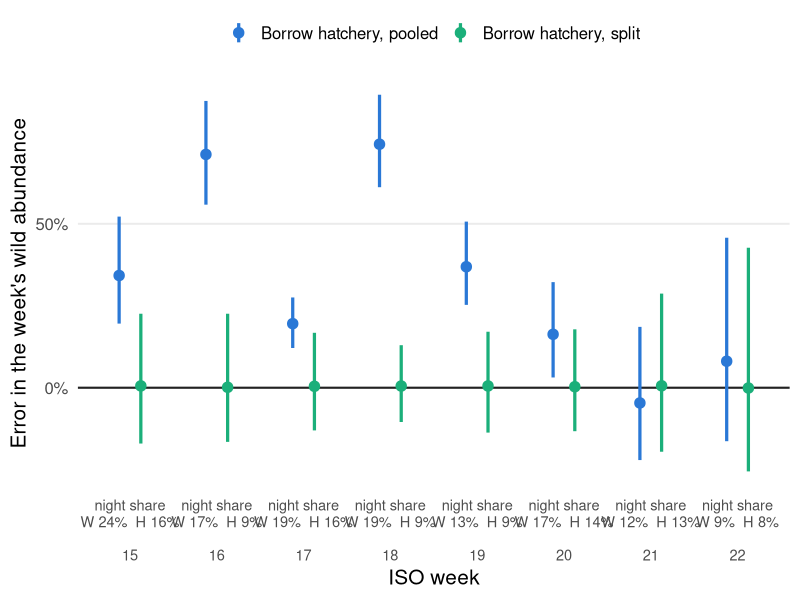

This chart was generated by the following R code:
# Borrowing hatchery GE: pooled vs split by day and night
# Run from the repository root: Rscript 07a_day_night_closed_form.R
# Plain R plus ggplot2 >= 3.4.0; no JAGS needed for this example.
#
# This reproduces the talk's "What Splitting Buys" figure. MY2025 PIT counts
# set synthetic arrival numbers, timing, and hatchery day/night guidance.
# They are calibration inputs, not known biological truth. We deliberately
# assign both rears identical day GE, night GE, GRS detection, and nonguided
# GOJ recovery; only their night shares differ. Within each week, detection
# and recovery are constant across day/night and GRS-read/missed fish.
#
# Each simulation redraws detections and estimates GE, detection, and timing
# in closed form. GOJ recovery is a fixed simulation input, not estimated.
# We compare COMPLETE borrowing, not the partial pooling in lesson 06:
#   pooled: wild borrows hatchery's pooled weekly GE
#   split: wild borrows hatchery's day/night GE and uses its own night share
#
# Error = true wild GE / borrowed GE - 1, with expected catch held fixed.
# This isolates error from GE borrowing. It omits trap-catch, composition,
# and genetic uncertainty. Synthetic tagged-arrival counts also weight the
# synthetic season total; they are not measured whole-run weekly abundance.
# Points are median errors, bars the middle 90% ACROSS simulated seasons.
# They are not confidence/credible intervals from one fitted data set.
#
# Failed overlap estimates NEVER receive the known simulation probability.
# Both methods use the same valid weeks; season comparisons require all
# weeks to be valid. Failures are reported, including their causes. Summaries
# are conditional on successful estimation, which matters for sparse trials.

# 1. Observed calibration inputs ----
borrow_inputs <- function() {
  wk <- data.frame(
    week = 15:22,
    H.Gd = c(121, 101, 137, 145, 96, 127, 6, 5),
    H.Gn = c(287, 394, 829, 498, 497, 456, 72, 48),
    H.Sd = c(4631, 9373, 17284, 13641, 8478, 3204, 1781, 1844),
    H.Sn = c(742, 665, 2673, 1159, 617, 326, 213, 137),
    H.p = c(.42391, .58363, .63397, .55235, .45013, .41516, .72059, .48571),
    W.Gd = c(8, 3, 3, 9, 2, 16, 2, 2),
    W.Gn = c(19, 40, 23, 83, 48, 83, 27, 28),
    W.Sd = c(122, 226, 303, 732, 425, 327, 418, 453),
    W.Sn = c(32, 28, 60, 132, 51, 47, 48, 32),
    W.p = c(.36364, .42857, .53659, .46154, .26154, .22857, .38889, .39048))
  for (r in c("H", "W")) {
    wk[[paste0(r, ".Nd")]] <- wk[[paste0(r, ".Gd")]] + wk[[paste0(r, ".Sd")]] / wk[[paste0(r, ".p")]]
    wk[[paste0(r, ".Nn")]] <- wk[[paste0(r, ".Gn")]] + wk[[paste0(r, ".Sn")]] / wk[[paste0(r, ".p")]]
  }
  wk$ge.d <- wk$H.Gd / wk$H.Nd
  wk$ge.n <- wk$H.Gn / wk$H.Nn
  wk$p.true <- wk$H.p
  wk$aW <- wk$W.Nn / (wk$W.Nd + wk$W.Nn)
  wk$aH <- wk$H.Nn / (wk$H.Nd + wk$H.Nn)
  wk$NW <- round(wk$W.Nd + wk$W.Nn)
  wk$NH <- round(wk$H.Nd + wk$H.Nn)
  wk
}

# 2. Closed-form estimation from observable counts only ----
# No truth parameter is accepted by this function.
estimate_borrow_rear <- function(Gd, Gn, Sd, Sn, c4, c5) {
  counts <- c(Gd, Gn, Sd, Sn, c4, c5)
  stopifnot(length(counts) == 6L, all(is.finite(counts)),
            all(counts >= 0), all(counts == floor(counts)), c4 <= Sd + Sn)
  fail <- function(reason) list(ok = FALSE, reason = reason,
                                ge.d = NA_real_, ge.n = NA_real_, a = NA_real_, pool = NA_real_)
  if (c4 + c5 == 0) return(fail("no GOJ recoveries"))
  if (c4 == 0) return(fail("no GRS-GOJ overlap"))
  p.hat <- c4 / (c4 + c5)
  Nd.hat <- Gd + Sd / p.hat
  Nn.hat <- Gn + Sn / p.hat
  if (Nd.hat <= 0 || Nn.hat <= 0) return(fail("empty day/night sample"))
  list(ok = TRUE, reason = "ok", ge.d = Gd / Nd.hat, ge.n = Gn / Nn.hat,
       a = Nn.hat / (Nd.hat + Nn.hat), pool = (Gd + Gn) / (Nd.hat + Nn.hat))
}

simulate_borrow_rear <- function(N, a, ge.d, ge.n, p, phi) {
  stopifnot(length(N) == 1L, is.finite(N), N >= 1, N == floor(N),
            all(is.finite(c(a, ge.d, ge.n, p, phi))),
            all(c(a, ge.d, ge.n, p, phi) >= 0), all(c(a, ge.d, ge.n, p, phi) <= 1))
  Nn <- rbinom(1, N, a); Nd <- N - Nn
  Gd <- rbinom(1, Nd, ge.d); Gn <- rbinom(1, Nn, ge.n)
  ngd <- Nd - Gd; ngn <- Nn - Gn
  Sd <- rbinom(1, ngd, p); Sn <- rbinom(1, ngn, p)
  # Independent recovery given nonguided passage: the identifying assumption.
  c4 <- rbinom(1, Sd + Sn, phi)
  c5 <- rbinom(1, ngd + ngn - Sd - Sn, phi)
  estimate_borrow_rear(Gd, Gn, Sd, Sn, c4, c5)
}

# 3. Paired comparisons over synthetic seasons ----
run_borrow_simulation <- function(wk = borrow_inputs(), n.sims = 2000L,
                                  seed = 2025L, phi = 123 / 3785) {
  stopifnot(n.sims >= 1, n.sims == floor(n.sims), nrow(wk) > 0,
            all(wk$NW > 0), all(wk$NH > 0))
  # Fix the RNG algorithms as well as the seed for reproducible figures.
  RNGkind("Mersenne-Twister", "Inversion", "Rejection")
  set.seed(seed)
  truth <- (1 - wk$aW) * wk$ge.d + wk$aW * wk$ge.n
  stopifnot(all(truth > 0))
  weekly <- vector("list", n.sims)
  season <- data.frame(simulation = seq_len(n.sims), pooled = NA_real_, split = NA_real_)
  for (i in seq_len(n.sims)) {
    out <- data.frame(simulation = i, week = wk$week, pooled = NA_real_, split = NA_real_,
                      valid = FALSE, hatchery.reason = "ok", wild.reason = "ok", pair.reason = "ok")
    for (j in seq_len(nrow(wk))) {
      h <- simulate_borrow_rear(wk$NH[j], wk$aH[j], wk$ge.d[j], wk$ge.n[j], wk$p.true[j], phi)
      w <- simulate_borrow_rear(wk$NW[j], wk$aW[j], wk$ge.d[j], wk$ge.n[j], wk$p.true[j], phi)
      out$hatchery.reason[j] <- h$reason
      out$wild.reason[j] <- w$reason
      if (!h$ok || !w$ok) { out$pair.reason[j] <- "rear estimation failed"; next }
      borrowed <- c(pooled = h$pool, split = (1 - w$a) * h$ge.d + w$a * h$ge.n)
      if (any(!is.finite(borrowed)) || any(borrowed <= 0)) {
        out$pair.reason[j] <- "zero or nonfinite borrowed GE"
        next
      }
      out[j, c("pooled", "split")] <- as.list(truth[j] / borrowed - 1)
      out$valid[j] <- TRUE
    }
    weekly[[i]] <- out
    if (all(out$valid)) {
      season$pooled[i] <- sum(wk$NW * (1 + out$pooled)) / sum(wk$NW) - 1
      season$split[i] <- sum(wk$NW * (1 + out$split)) / sum(wk$NW) - 1
    }
  }
  list(inputs = wk, weekly = do.call(rbind, weekly), season = season,
       n.sims = n.sims, seed = seed, phi = phi)
}

summarize_borrow_simulation <- function(result) {
  weekly <- result$weekly
  rows <- list(); k <- 0L
  for (week in result$inputs$week) for (method in c("pooled", "split")) {
    x <- weekly[weekly$week == week & weekly$valid, method]
    q <- if (length(x)) quantile(x, c(.05, .5, .95), names = FALSE) else rep(NA_real_, 3)
    k <- k + 1L
    rows[[k]] <- data.frame(week = week, method = method, n = length(x),
                           lo = q[1], median = q[2], hi = q[3])
  }
  valid <- is.finite(result$season$pooled) & is.finite(result$season$split)
  seasons <- do.call(rbind, lapply(c("pooled", "split"), function(method) {
    x <- result$season[valid, method]
    q <- if (length(x)) quantile(x, c(.05, .5, .95), names = FALSE) else rep(NA_real_, 3)
    data.frame(method = method, n = length(x), lo = q[1], median = q[2], hi = q[3])
  }))
  reasons <- do.call(rbind, lapply(c("hatchery.reason", "wild.reason", "pair.reason"), function(column) {
    tab <- as.data.frame(table(week = weekly$week, reason = weekly[[column]]), stringsAsFactors = FALSE)
    tab$component <- sub(".reason", "", column, fixed = TRUE)
    tab[tab$Freq > 0, c("component", "week", "reason", "Freq")]
  }))
  list(weekly = do.call(rbind, rows), season = seasons, diagnostics = reasons,
       failed.weeks = sum(!weekly$valid), failed.seasons = sum(!valid))
}

# 4. Slide figure: exactly the same summaries as the printed table ----
plot_borrow_simulation <- function(result, summary) {
  if (!requireNamespace("ggplot2", quietly = TRUE) || utils::packageVersion("ggplot2") < "3.4.0")
    stop("Install ggplot2 >= 3.4.0 to create the figure.")
  d <- summary$weekly
  if (any(!is.finite(as.matrix(d[, c("lo", "median", "hi")]))))
    stop("A week has no successful pairs; inspect diagnostics rather than drawing an incomplete figure.")
  d$method <- factor(d$method, levels = c("pooled", "split"),
                     labels = c("Borrow hatchery, pooled", "Borrow hatchery, split"))
  wk <- result$inputs
  labels <- sprintf("night share\nW %.0f%%  H %.0f%%\n\n%d", 100 * wk$aW, 100 * wk$aH, wk$week)
  dodge <- ggplot2::position_dodge(width = .5)
  ggplot2::ggplot(d, ggplot2::aes(factor(week), median, color = method)) +
    ggplot2::geom_hline(yintercept = 0, linewidth = .7, color = "#222222") +
    ggplot2::geom_linerange(ggplot2::aes(ymin = lo, ymax = hi), linewidth = 1.1, position = dodge) +
    ggplot2::geom_point(size = 3.2, position = dodge) +
    ggplot2::scale_color_manual(values = c("Borrow hatchery, pooled" = "#2A78D6",
                                          "Borrow hatchery, split" = "#1BAF7A"), name = NULL) +
    ggplot2::scale_x_discrete(labels = labels) +
    ggplot2::scale_y_continuous(labels = function(x) paste0(round(100 * x), "%"), breaks = c(0, .5)) +
    ggplot2::labs(x = "ISO week", y = "Error in the week's wild abundance") +
    ggplot2::theme_minimal(base_size = 15) +
    ggplot2::theme(legend.position = "top", panel.grid.major.x = ggplot2::element_blank(),
                   panel.grid.minor = ggplot2::element_blank(),
                   axis.text.x = ggplot2::element_text(size = 10.5, lineheight = .95),
                   plot.background = ggplot2::element_rect(fill = "white", color = NA))
}

main_borrow_simulation <- function(output.dir = "figures") {
  result <- run_borrow_simulation()
  summary <- summarize_borrow_simulation(result)
  cat("Synthetic seasons calibrated to MY2025 PIT counts; complete borrowing.\n")
  cat("Failed paired weeks:", summary$failed.weeks, "of", nrow(result$weekly), "\n")
  cat("Seasons excluded from BOTH methods:", summary$failed.seasons, "of", result$n.sims, "\n")
  cat("Summaries describe successful pairs. Bars span the middle 90% of simulated errors.\n")
  print(summary$diagnostics[summary$diagnostics$reason != "ok", ], row.names = FALSE)
  print(summary$weekly, row.names = FALSE)
  cat("\nSynthetic season total: median error (middle 90% of successful seasons)\n")
  for (i in seq_len(nrow(summary$season))) {
    s <- summary$season[i, ]
    cat(sprintf("  %-7s %+.1f%% (%+.1f%% to %+.1f%%), n = %d\n",
                s$method, 100 * s$median, 100 * s$lo, 100 * s$hi, s$n))
  }
  g <- plot_borrow_simulation(result, summary)
  print(g)
  dir.create(output.dir, showWarnings = FALSE, recursive = TRUE)
  prefix <- file.path(output.dir, "day_night_borrowing")
  ggplot2::ggsave(paste0(prefix, ".png"), g, width = 12, height = 5.8, dpi = 300, bg = "white")
  # Base R's SVG device avoids an extra svglite dependency.
  ggplot2::ggsave(paste0(prefix, ".svg"), g, device = grDevices::svg,
                  width = 12, height = 5.8, bg = "white")
  write.csv(summary$weekly, paste0(prefix, "_weekly.csv"), row.names = FALSE)
  write.csv(summary$season, paste0(prefix, "_season.csv"), row.names = FALSE)
  write.csv(summary$diagnostics, paste0(prefix, "_diagnostics.csv"), row.names = FALSE)
  capture.output(sessionInfo(), file = paste0(prefix, "_session.txt"))
  invisible(list(result = result, summary = summary, plot = g))
}

# Try this ----
# 1. Set wk <- borrow_inputs(); wk$aW <- wk$aH, then run
#    result <- run_borrow_simulation(wk); summarize_borrow_simulation(result).
#    Does the pooled mismatch disappear when timing is the same?
# 2. Reduce wk$NW tenfold (round and keep at least one fish). Inspect failure
#    counts as well as conditional error summaries. Dropping difficult weeks
#    can make successful-only performance look more favorable.
# 3. As an extension, give wild fish different true day/night GE in the
#    simulator and recompute wild truth. Does borrowing split GE still work?
#
# Where BPA teaches this ----
# Chapter 7.9: identifiability; Chapter 9: detection histories and latent routes.
# This is a closed-form simulation, not a fit of the production JAGS model.

# Standard source() runs the lesson too. Tests can load definitions only.
if (!isTRUE(getOption("BSUecostats.functions_only", FALSE))) main_borrow_simulation()
